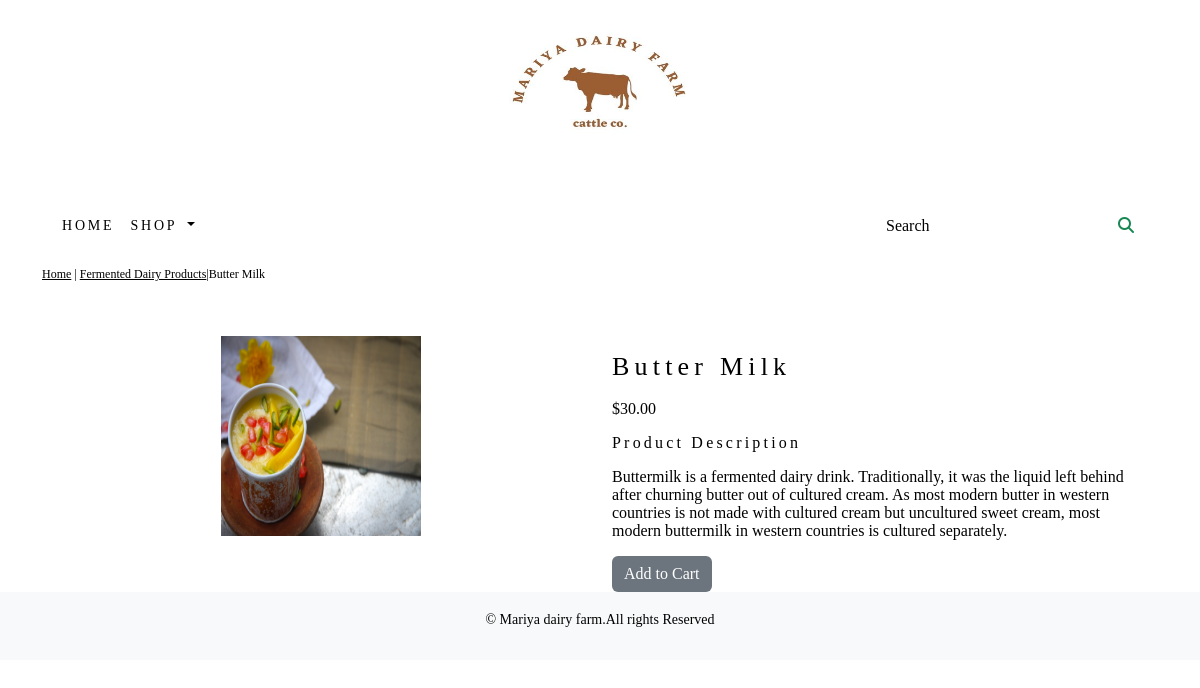
/shop/fermented-dairy-products/butter-milk/, run on the app's committed database.
### shop/models.py (models this page shows, shortened)
class Product(models.Model):
    name=models.CharField(max_length=250,unique=True)
    slug=models.SlugField(max_length=250,unique=True)
    description=models.TextField(blank=True)
    price=models.DecimalField(max_digits=10,decimal_places=2)
    category=models.ForeignKey(Category,on_delete=models.CASCADE)
    image=models.ImageField(upload_to='product',blank=True)
    stock=models.IntegerField()
    available=models.BooleanField(default=True)
    created=models.DateTimeField(auto_now_add=True)
    updated=models.DateTimeField(auto_now=True)
    class Meta:
        ordering=('name',)
        verbose_name='product'
        verbose_name_plural='products'

class Category(models.Model):
    name=models.CharField(max_length=250,unique=True)
    slug=models.SlugField(max_length=250,unique=True)
    description=models.TextField(blank=True)
    image=models.ImageField(upload_to='category',blank=True)
    class Meta:
        ordering=('name',)
        verbose_name='category'
        verbose_name_plural='categories'
    def get_url(self):
        return reverse('shop:products_by_category',args=[self.slug])
    def __str__(self):
        return '{}'.format(self.name)

### shop/views.py (the view)
# urls.py: path('<slug:c_slug>/<slug:product_slug>/', views.proDetail, name='prodCatdetail')
def proDetail(request,c_slug,product_slug):
    try:
        product=Product.objects.get(category__slug=c_slug,slug=product_slug)
    except Exception as e:
        raise e
    return render(request,'product.html',{'product':product})

### cart/context_processors.py (called while the page is built)
def counter (request):
    item_count=0
    if 'admin' in request.path:
        return {}
    else:
        try:
            cart=Cart.objects.filter(cart_id=_cart_id(request))
            car_items=CartItem.objects.all().filter(cart=cart[:1])
            for cart_item in car_items:
                item_count += cart_item.quantity
        except Cart.DoesNotExist:
            item_count =0
    return dict(item_count=item_count)

### cart/views.py (called while the page is built)
def _cart_id(request):
    cart=request.session.session_key
    if not cart:
        cart=request.session.create()
    return cart

### shop/context_processors.py (called while the page is built)
def menu_links(request):
    links=Category.objects.all()
    return dict(links=links)

### templates/product.html (shortened to what this page needs)
{% extends 'base.html' %}
{% load static %}
{% block content %}
<div class="row my_prod_row_class">
    <div class="mx_auto">
        <p> <a href="{% url 'shop:allProdCat' %}">Home</a> | <a href="{{product.category.get_url}}">{{product.category}}</a>|{{product.name}}</p>
    </div>
</div>
<div class="container">
<br>
<div class="row">
    <div class="col-12 col-sm-12 col-md-12 col-lg-6 text-center">
        <div style="min-width:18rem">
            <img src="{{product.image.url}}" alt="{{product.name}}" style='width:200px;height:200px;'>
        </div>
    </div>
    <div class="col-12 col-sm-12 col-md-12 col-lg-6">
        <div>
        <h1 class="my_prod_title">{{product.name}}</h1>
        <p>${{product.price}}</p>
        <p class="my_title"> Product Description</p>
        <p class="text-justify my_prod_text">{{product.description}}</p>
        {% if product.stock <= 0 %}
        <p class="text-justify my_prod_text"><b>Out of Stock</b></p>
        {% else %}
        <a class="btn btn-secondary" href="{% url 'cart:add_cart' product.id %}">Add to Cart</a>
        {% endif %}
        </div>
    </div>
</div>
</div>
</div>
{% endblock %}

### static/css/custom.css (style rules this page uses)
body { font-family: 'Roboto', sans-serif; }
.my_title { font-size:16px; text_transform:uppercase; letter-spacing:.2em; }
.my_prod_row_class { padding-top:15px; padding-bottom:20px; }
.my_prod_row_class .mx_auto { color:#000; font-size:12px; text-decoration:none; }
.my_prod_title { font-size:26px; text_transform:uppercase; letter-spacing:.2em; padding-top:15px; padding-bottom:10px; }
.my_prod_text { padding-right:20px; }

### data on the page
Product: category "Fermented Dairy Products", name "Butter Milk", image (picture), price "30.00", description "Buttermilk is a fermented dairy drink. Traditionally, it was the liquid left behind after churning butter out of cultured cream. As most modern butter in western countries is not made with cultured cream but uncultured sweet cream, most modern buttermilk in western countries is cultured separately."
